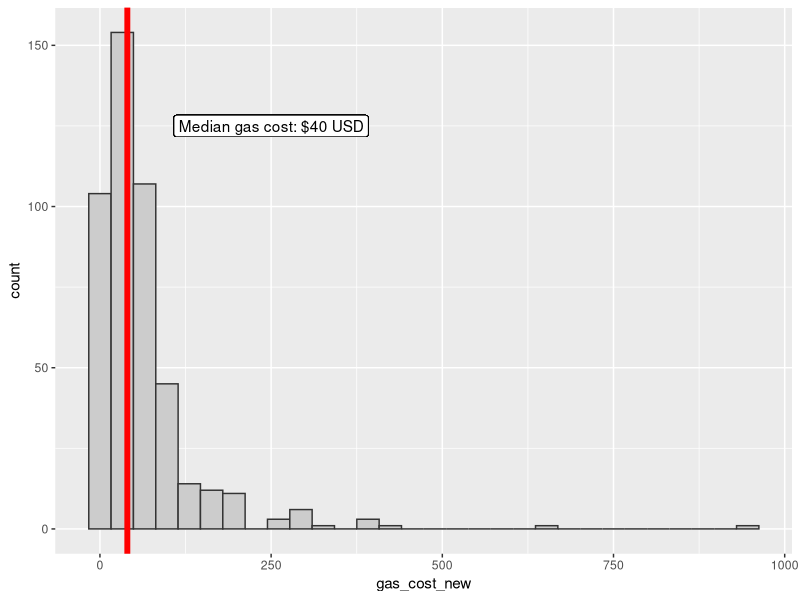
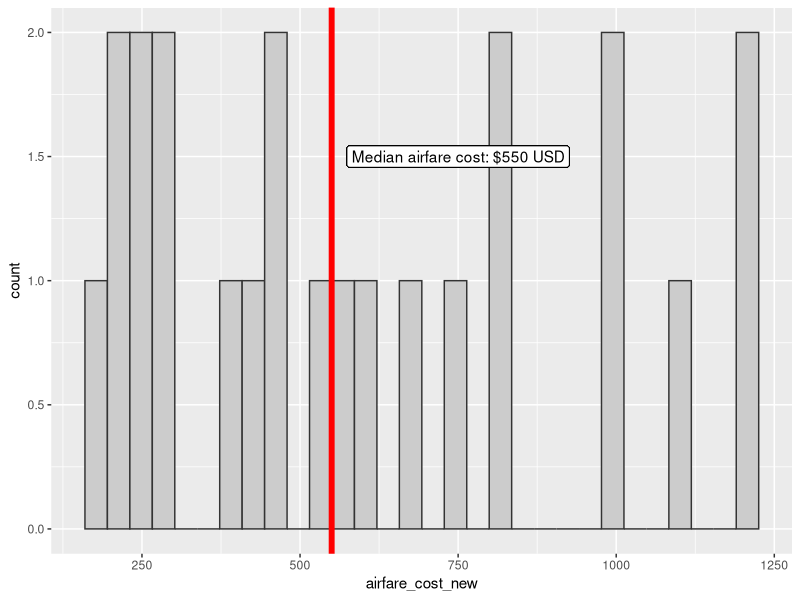
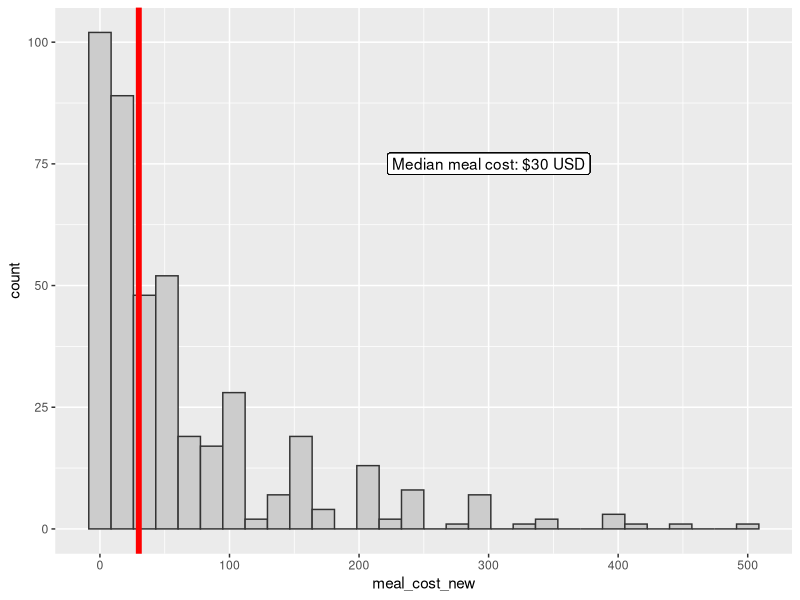

The R script that drew these images, in order:
# 22 february 2022
# data cleaning script
# first goal - organize columns, get multiple choice / select all columns into single columns

library(here)
library(tidyverse)
library(zoo)

setwd(here::here("Data/survey_monkey"))

d <- readxl::read_xlsx(here("Data/survey_monkey/survey_monkey_sea_eagle_2022_02_22.xlsx"))

# first row which contains response categories
# creates a named charater vector
top <- d %>% slice(1) %>% unlist()

# just the names
names_top <- names(top)

# replace blank values in the name vector with NA- 
# this often happens for instances where there
# were response ccategories
names_top[grepl("\\.\\.\\.", names_top)] <- NA

# fill in the column names so ever response category has corresponding question
new_colnames <- zoo::na.locf(names_top)

# okay, I'm going to do this by hand and create short column names
# based on the values of the question / response categories
paste(new_colnames, unname(top), sep = "_")

new_names <- 
  c(
    "respond_id", #Respondent ID
    "collector_id", #Collector ID
    "start_date", # Start Date
    "end_date", # End Date
    "ip_address", # IP Adress
    "consent",  #I have read and understand the above and provide consent for the study
    "eagle_reference", #"Any mention or reference to \"eagle\" in the survey refers to the Steller's Sea Eagle_Response"
    "age18", #"Are you 18 (19 if in Alabama or Nebraska) years or older?
    "attempt_us", #"Did you attempt to see the Steller's Sea Eagle in the United States during December 2021 or January 2022?
    "attempt_ca",
    "find_out", #"How did you find out about the eagle?_Response"
    "find_out_other",
    "see", #Did you successfully see the eagle?
    "first_time", #Was this the first time you have seen the eagle?
    "date_first", #"If you successfully saw the eagle, what date did you first see it? (e.g., December 15, 2021; 15-Dec-2021; Dec-15-2021)
    "location", #Where did you attempt to see the eagle? Please enter the zip code, postal code, or city/state (city/province)
    "number_of_attempts", #"How many times did you travel to see the eagle?
    "leave_home_code", #Did seeing the bird require leaving your home zip/postal code?
    "home_code", #"What is your home zip/postal code?
    "observation_duration", #"How many minutes did you spend observing the eagle? If you visited the eagle more than once, please report the cumulative number of minutes spent observing (e.g., 15, 122, etc.).
    "private_vehicle", #"What mode of transportation did you use to see the bird?
    "rental_vehicle", #"What mode of transportation did you use to see the bird?
    "plane", #"What mode of transportation did you use to see the bird?
    "train",
    "other_transport", #"What mode of transportation did you use to see the bird?
    "carpool", #"If you used a vehicle, did you carpool or ride-share with others?
    "number_passengers", #"If you carpooled, how many individuals were in the vehicle?
    "primary_purpose", #"Was the eagle the primary purpose of the trip?
    "overnight", #"Did your trip involve overnight stay?
    "n_nights", #"If so, how many nights did you stay? Enter 0 if your trip did not involve overnight stay.
    "accomodation_friend",  #"What type of accommodation did you use?_Friend/relative's home"
    "accomodation_hotel", #
    "accomodation_campground",
    "accomodation_airbnb",
    "accomodation_vrbo",
    "accomodation_none",
    "accomodation_other",
    "accomodation_location", #Please enter the zip code, postal code, or city/state (city/province) of the accommodation in which you stayed. Enter NA if you did not use accommodations.
    "eat", #"While on the trip to see the eagle, how did you eat?
    "dine_fast_food", 
    "dine_fast_casual",
    "dine_sit_down",
    "dine_other",
    "number_dine_out", #"How many times did you eat out?
    "list_life", #"Which of the following \"bird lists\" do you keep?_Life list"
    "list_country", #"Which of the following \"bird lists\" do you keep?_Country list" 
    "list_state", #"Which of the following \"bird lists\" do you keep?_State list"
    "list_province", # province list
    "list_county", # county list
    "list_ebird", # only keep lists on ebird
    "list_idk", #"Which of the following \"bird lists\" do you keep?_I don't know what a bird list is"
    "list_none", #"Which of the following \"bird lists\" do you keep?_I don't keep bird lists"
    "list_other", #"Which of the following \"bird lists\" do you keep?_Other (please specify)" 
    "motivation_photography", #"What was your biggest motivation to see the bird?_Wildlife photography"
    "motivation_rarity",
    "motivation_vagrant",
    "motivation_life_list",
    "motivation_unlikely", #"What was your biggest motivation to see the bird?_Unlikely you would encounter the bird again" 
    "motivation_other", #"What was your biggest motivation to see the bird?_Other (please specify)" 
    "birding_experience",
    "birding_time", #"How long have you been birding? (approximate time in years)
    "bird_organization", #Do you belong to any bird-related organization?
    "gas_cost", #"Estimate how much you spent on gasoline. If you carpooled, please list the portion that you directly paid. If you carpooled but did not pay for gasoline, please enter
    "airfare_cost",  #"Estimate how much you spent on airfare. If you did not fly, please enter \"NA\
    "meal_cost", #"Estimate how much you spent on meals.
    "lodging_cost", #"Estimate how much you spent on lodging or accommodations.
    "donation5", #"If there was a required 'donation' of $5 to view the eagle, would you still have viewed the eagle?_
    "donation25", #"If there was a required 'donation' of $25 to view the eagle, would you still have viewed the eagle?
    "donation50", #"If there was a required 'donation' of $50 to view the eagle, would you still have viewed the eagle?
    "donation75",
    "donation100",
    "donation200",
    "age", #"What is your age?
    "gender", #What is your gender?
    "gender_other", #"What is your gender?_Other (please specify)" 
    "race", #Which of the following best describes you?
    "marital_status", 
    "marital_status_other",
    "hourly_wage", #"What is your approximate hourly wage?
    "highest_education", #What is your highest level of education?
    "highest_education_other",
    "employment_status", # "What best describes your employment status?
    "twitch_frequency", #"How often do you travel (leave your home zip/postal code) to view rare/vagrant birds in a year?
    "other_birding", #Did you do any other birding while you were in the area to view the eagle?
    "other_nature", #"Did you travel to other natural areas or pursue other nature-based activities while you were attempting to see the bird?
    "other_nature_01",#"If yes to the previous question, what activities did you participate in?_Activity 1
    "other_nature_02",
    "other_nature_03",
    "puffin_tour", #"If you viewed the eagle in Maine, did you book an Atlantic Puffin tour for the following season while in the area?
    "revisit", #"As a result of your trip to see the eagle, how likely are you to revisit that location in the future?
    "ebird", #"Did you submit your observation to eBird?
    "other_database", #"Did you submit your observation to any other database?
    "other_database_name", #"If you submitted to a database other than eBird, which was it?
    "twitter", #"Did you indicate you observed the bird on Twitter?,
    "facebook", #"Did you indicate you observed the bird on Facebook?
    "n_birders_visit1", #"Approximately how many other birders did you see while observing the eagle?
    "n_birders_visit2", 
    "n_birders_visit3",
    "comments")

d_new <- d %>% 
  setNames(., new_names) %>% 
  dplyr::filter(!row_number() == 1) # drop the first row

# ~ 200 respondents that didn't attempt to see eagle?
# drop them
d_new <- d_new %>% 
  filter(attempt_us == "Yes" | attempt_ca == "Yes")

# remove individuals less than 18 years of age
d_new <- d_new %>%
  filter(age18 == 'Yes')

# Feb 23 - Neil here - I'm going to save the file to edit it 
write_csv(d_new, "sea_eagle_cleaned_2022_02_23.csv")

# OK, I manually cleaned the four cost columns (gas, airfare, meal, lodging)
# I left the original columns; the new ones are
# gas_cost_new, airfare_cost_new, meal_cost_new, and lodging_cost_new
# Some notes
## for cases when a range of values was reported (e.g., 80-100), I entered the mean
## One person reported gas in gallons, so I converted to price based on average cost of gas in ME in january 2022
## several cases reported costs in CAD; I converted these to USD
## Left NA entries as NA; only entered 0 when that was what was entered
cost_corrected <- read_csv("sea_eagle_cleaned_2022_02_23_cost_corrections.csv")

# A couple outliers (>$500) that might data entry errors by respondents?
cost_corrected %>% 
  ggplot(aes(x = gas_cost_new)) + 
  geom_histogram(color = "gray20", 
                 fill = "gray80") + 
  geom_vline(aes(xintercept = median(gas_cost_new, na.rm = TRUE)),
             color = "red",
             size = 2) +
  geom_label(x = 250, 
             y = 125,
             aes(label = paste0("Median gas cost: $",
                                median(gas_cost_new, na.rm = TRUE),
                                " USD")))

# only 23 respondents purchased airline tickets
filter(cost_corrected, airfare_cost_new > 0) %>% 
  ggplot(aes(x = airfare_cost_new)) + 
  geom_histogram(color = "gray20", 
                 fill = "gray80") + 
  geom_vline(aes(xintercept = median(airfare_cost_new, na.rm = TRUE)),
             color = "red",
             size = 2) +
  geom_label(x = 750, 
             y = 1.5,
             aes(label = paste0("Median airfare cost: $",
                                median(airfare_cost_new, na.rm = TRUE),
                                " USD")))

cost_corrected %>% 
  ggplot(aes(x = meal_cost_new)) + 
  geom_histogram(color = "gray20", 
                 fill = "gray80") + 
  geom_vline(aes(xintercept = median(meal_cost_new, na.rm = TRUE)),
             color = "red",
             size = 2) +
  geom_label(x = 300, 
             y = 75,
             aes(label = paste0("Median meal cost: $",
                                median(meal_cost_new, na.rm = TRUE),
                                " USD")))


# COLUMNS THAT COULD USE SOME CLEANING (plus notes)
# date_first # DONE 2/23/22 BSP
# location # DONE 2/23/22 BSP
# observation_duration - some large values (> 1 day)
# carpool - change N/A to NA
# number_passengers - ugh this one's a mess # WORKING 3/3/2022 BSP
# n_nights - needs to have characters cleaned out ### DONE 3/3/2022 BSP
# birding_time - this one's a mess. have to clean out characters
# gas_cost - DONE 2/23/22 by Neil
# airfare_cost - DONE 2/23/22 by Neil
# meal_cost - DONE 2/23/22 by Neil
# lodging cost - DONE 2/23/22 by Neil 
# hourly_wage - mess
# n_birders_visit1 / 2 /3 - would be nice to clean these up / categorize these

# FWIW, here's the tidyverse way to put responses into one column
# d_new %>% 
#   pivot_longer(accomodation_friend:accomodation_none,
#                names_to = "accomodation_name", 
#                values_to = "accomodation_value") %>%
#   dplyr::select(respond_id, accomodation_name, accomodation_value) %>% 
#   filter(!is.na(accomodation_value))